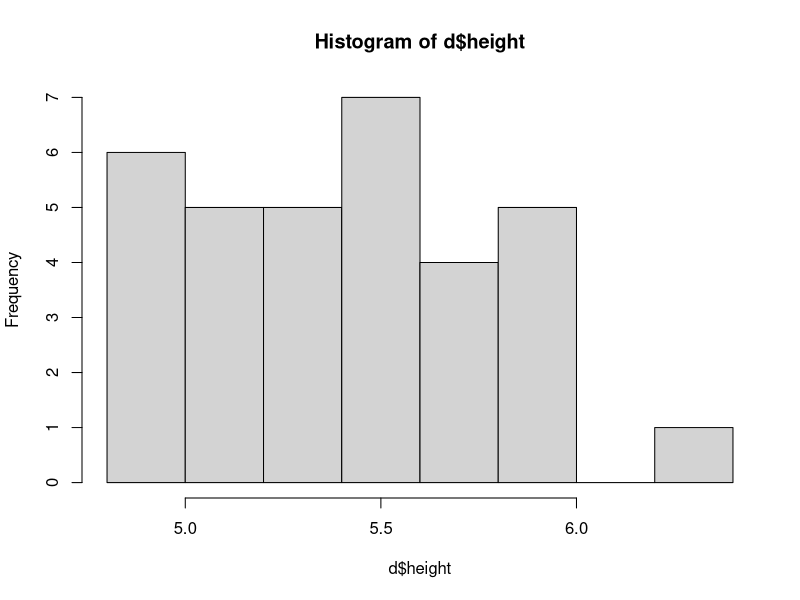
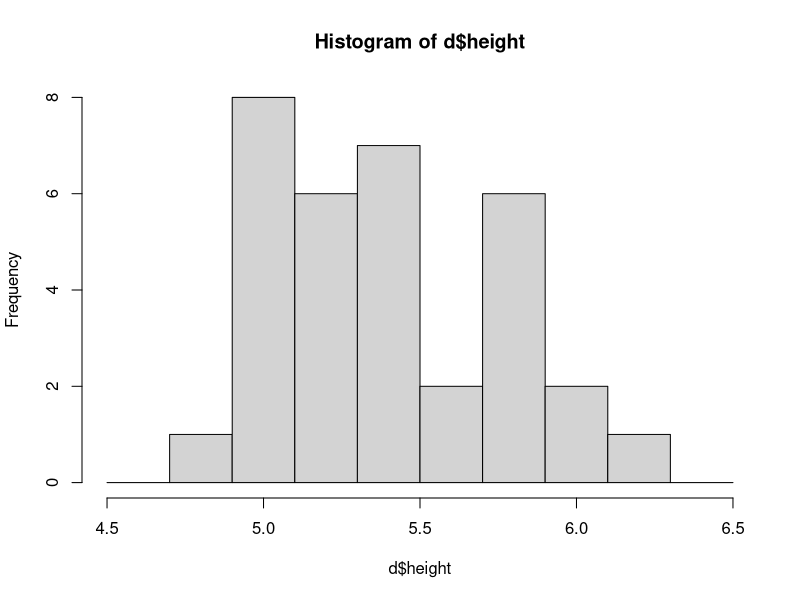
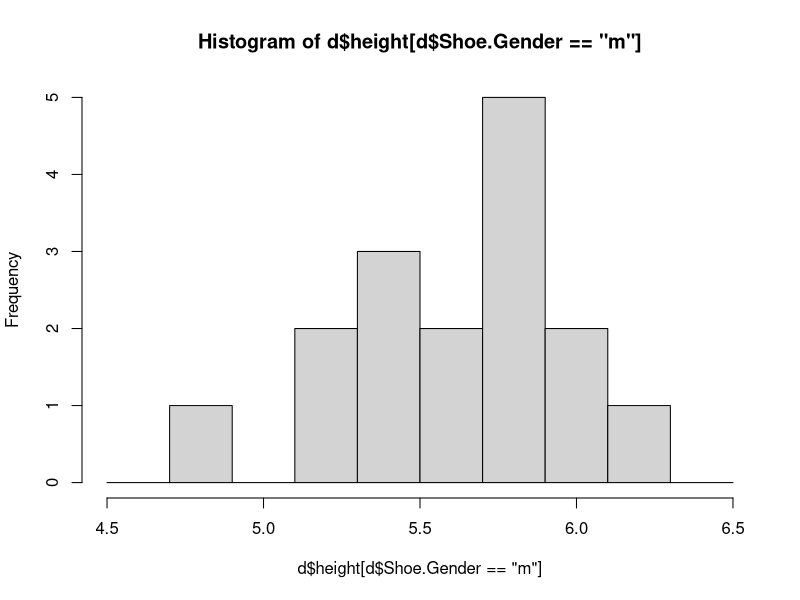
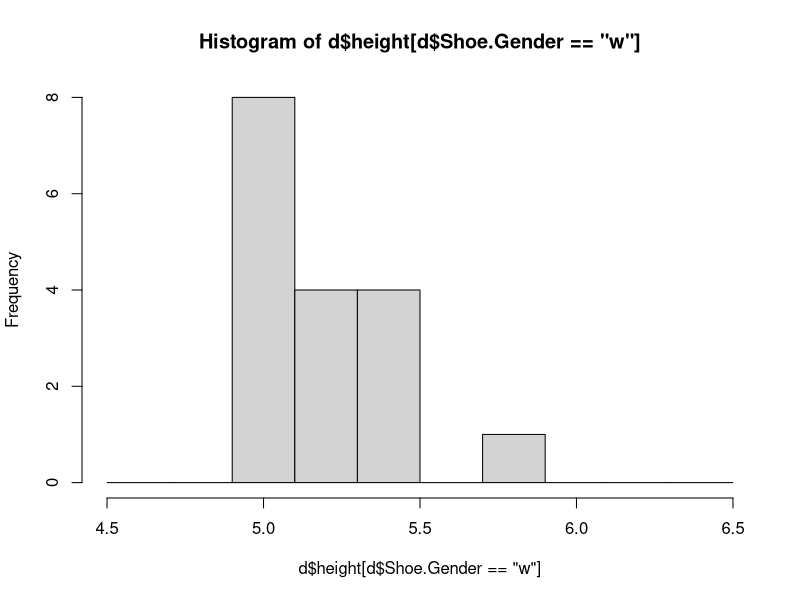

Write the R code that produced these figures, in order. (Note: this script raises an error after producing the figures.)
d <- read.csv('class_data_complete.csv')
head(d)
d$height <- d$Height..ft. + d$Height..in./12
hist(d$height)
hist(d$height, breaks = seq(4.5, 6.5, .2))

hist(d$height[d$Shoe.Gender == 'm'], breaks = seq(4.5, 6.5, .2))
hist(d$height[d$Shoe.Gender == 'w'], breaks = seq(4.5, 6.5, .2))

boxplot(men = d$height[d$Shoe.Gender == 'm'], women = d$height[d$Shoe.Gender == 'w'])
boxplot(height ~ Shoe.Gender, data = d)
